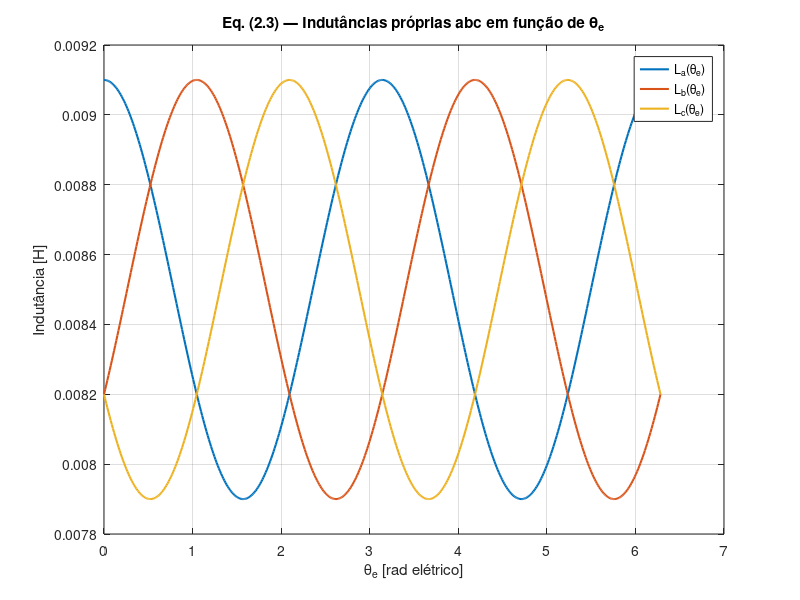
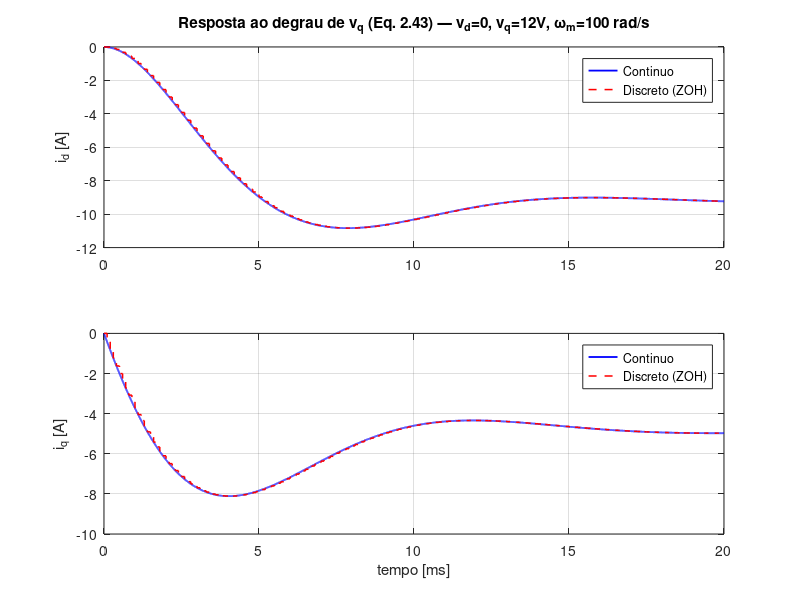

The MATLAB script that drew these images, in order:
%% ========================================================================
%  MODELO DINÂMICO DO PMSM — Implementação do Capítulo 2
%  Referência: GABBI, Thieli Smidt. "Controle por Modos Deslizantes e
%  Observador de Distúrbios Aplicados ao Motor Síncrono de Ímãs
%  Permanentes". Dissertação de Mestrado, PPGEE/UFSM, Santa Maria, 2015.
%
%  Sequência do script = sequência do capítulo:
%    1) Modelo em coordenadas abc          (Eq. 2.1 – 2.8,  p.44-45)
%    2) Transformada de Clarke (αβ)        (Eq. 2.9 – 2.19, p.46-48)
%    3) Transformada de Park (dq)          (Eq. 2.20 – 2.35, p.49-50)
%    4) Equação mecânica / conjugado       (Eq. 2.36 – 2.42, p.51-52)
%    5) Modelo de corrente para controle   (Eq. 2.43, p.52) -> Espaço de
%       Estados contínuo A(wm), B, Ed
%    6) Discretização (ZOH exato x Euler)
%    7) Validação em malha aberta
% =========================================================================
clear; clc; close all;

%%  
%  0) PARÂMETROS DO MOTOR
%  ATENÇÃO: valores ABAIXO SÃO ILUSTRATIVOS (ordem de grandeza típica
%  de um PMSM de pequeno/médio porte). SUBSTITUA pelos parâmetros reais
%  identificados/de datasheet do teu motor antes de usar os resultados
%  numéricos em qualquer análise da dissertação.
%  
Rs      = 2.875;     % [Ohm]   Resistência estatórica de fase           (Eq. 2.1)
Ls      = 8.5e-3;    % [H]     Indutância própria média (componente Ls) (Eq. 2.3)
Lm      = 0.6e-3;    % [H]     Componente de saliência (Lm=0 -> polos não salientes)
phi_srm = 0.175;     % [Wb]    Fluxo concatenado máximo dos ímãs        (Eq. 2.4)
Np      = 4;         % [-]     Número de pares de polos                 (Eq. 2.39)
Jm      = 0.8e-3;    % [kg.m^2] Momento de inércia do rotor              (Eq. 2.42)
Bv      = 1.0e-4;    % [N.m.s]  Coeficiente de atrito viscoso            (Eq. 2.42)

% Indutâncias síncronas dq a partir de Ls, Lm  (Eq. 2.30)
Ld = 1.5*(Ls - Lm);
Lq = 1.5*(Ls + Lm);
fprintf('Ld = %.6f H | Lq = %.6f H  (Ld=Lq => máquina de polos não salientes se Lm=0)\n', Ld, Lq);

%%  
%  1) MODELO EM COORDENADAS abc  (Eq. 2.1 - 2.8)
%  
% Matriz de resistências (Eq. 2.8)
Rabc = Rs*eye(3);

% Indutâncias próprias e mútuas em função do ângulo elétrico theta_e
% (Eq. 2.3). Ls/Lm entram como definidos acima; a defasagem de 2*pi/3
% entre fases segue a convenção clássica de Krause/Wasynczuk/Sudhoff
% (2002), citada no texto para máquinas de polos salientes.
%   -> Confira o sinal/defasagem exata contra a Eq. (2.3), p.46 do PDF,
%      caso o teu motor use uma convenção de eixo d diferente.
La_fun  = @(te) Ls + Lm*cos(2*te);
Lb_fun  = @(te) Ls + Lm*cos(2*te - 2*pi/3);
Lc_fun  = @(te) Ls + Lm*cos(2*te + 2*pi/3);
Mab_fun = @(te) -0.5*Ls - Lm*cos(2*te - 2*pi/3);
Mbc_fun = @(te) -0.5*Ls - Lm*cos(2*te);
Mac_fun = @(te) -0.5*Ls - Lm*cos(2*te + 2*pi/3);

Labc_fun = @(te) [La_fun(te)   Mab_fun(te)  Mac_fun(te);
                  Mab_fun(te)  Lb_fun(te)   Mbc_fun(te);
                  Mac_fun(te)  Mbc_fun(te)  Lc_fun(te)];

% Fluxo concatenado do rotor nas fases abc (Eq. 2.4)
phi_rabc_fun = @(te) phi_srm*[cos(te); cos(te - 2*pi/3); cos(te + 2*pi/3)];

% --- Demonstração: as indutâncias abc variam com a posição do rotor ---
% (este é o motivo estrutural, discutido na Seção 2.2.1, para migrar
%  do referencial abc para o referencial síncrono dq)
theta_vec = linspace(0, 2*pi, 500);
La_v = arrayfun(La_fun, theta_vec);
Lb_v = arrayfun(Lb_fun, theta_vec);
Lc_v = arrayfun(Lc_fun, theta_vec);

figure('Name','Indutancias abc (tempo-variantes)');
plot(theta_vec, La_v, 'LineWidth', 1.5); hold on;
plot(theta_vec, Lb_v, 'LineWidth', 1.5);
plot(theta_vec, Lc_v, 'LineWidth', 1.5); grid on;
xlabel('\theta_e [rad elétrico]'); ylabel('Indutância [H]');
legend('L_a(\theta_e)','L_b(\theta_e)','L_c(\theta_e)');
title('Eq. (2.3) — Indutâncias próprias abc em função de \theta_e');

%%  
%  2) TRANSFORMADA DE CLARKE (coordenadas estacionárias alpha-beta)
%     Eq. 2.9, 2.11, 2.15, 2.16, 2.18
%  
% Matriz de Clarke (Eq. 2.9) — inclui a linha de sequência zero, que é
% descartada a seguir pois o sistema é considerado equilibrado a 3 fios
% (Eq. 2.10: ia+ib+ic=0 => i0=0)
Kab = (2/3)*[1        -1/2         -1/2;
             0         sqrt(3)/2   -sqrt(3)/2;
             1/2       1/2          1/2];

% Indutância no referencial alpha-beta (Eq. 2.15) — ainda depende de
% theta_e para máquina de polos salientes (Lm ~= 0)
Lab_fun = @(te) 1.5*[Ls - Lm*cos(2*te), -Lm*sin(2*te);
                     -Lm*sin(2*te),      Ls + Lm*cos(2*te)];

% Fluxo do rotor em alpha-beta (Eq. 2.16) e f.e.m. induzida (Eq. 2.18)
phi_rab_fun = @(te) phi_srm*[cos(te); sin(te)];
e_ab_fun    = @(te, we) phi_srm*we*[-sin(te); cos(te)];

%%  
%  3) TRANSFORMADA DE PARK (coordenadas síncronas dq)
%     Eq. 2.20, 2.21, 2.28, 2.30
%  
Kdq_fun = @(te) [cos(te)  sin(te);
                 -sin(te) cos(te)];

% --- Demonstração: Ldq é CONSTANTE, independente de theta_e ---
% (este é o "ganho pedagógico" da transformada de Park: elimina a
%  dependência temporal das indutâncias, Seção 2.2.4)
fprintf('\nVerificação numérica de que Ldq = Kdq * Lab * Kdq^{-1} é constante:\n');
for te_test = [0, pi/6, pi/3, pi/2, 1.7]
    Kdq_t = Kdq_fun(te_test);
    Ldq_t = Kdq_t * Lab_fun(te_test) * Kdq_t';   % Kdq é ortogonal: Kdq^-1 = Kdq'
    fprintf('  theta_e = %5.2f rad -> Ldq = [%.6f %.6f; %.6f %.6f]\n', ...
        te_test, Ldq_t(1,1), Ldq_t(1,2), Ldq_t(2,1), Ldq_t(2,2));
end
fprintf('  (Ld, Lq calculados diretamente pela Eq. 2.30: Ld=%.6f, Lq=%.6f)\n', Ld, Lq);

% Matrizes auxiliares do modelo de tensão dq (Eq. 2.27 - 2.29)
J   = [0 -1; 1  0];
Ldq = diag([Ld, Lq]);
Rdq = Rs*eye(2);

%%  
%  4) EQUAÇÃO MECÂNICA E CONJUGADO ELETROMAGNÉTICO (Eq. 2.36 - 2.42)
%  
% Conjugado eletromagnético geral (polos salientes), Eq. 2.40:
Te_fun = @(id, iq) Np*((Ld - Lq)*id + phi_srm)*iq;
% Caso de polos não salientes (Ld = Lq), Eq. 2.41 -> relação linear com iq:
Te_naosaliente_fun = @(iq) Np*phi_srm*iq;

% Equação mecânica de movimento (Eq. 2.42):  Jm*dwm/dt = Te - Tc - Bv*wm
% (subsistema mecânico — mais lento que a dinâmica elétrica; entra no
%  modelo de corrente como parâmetro/perturbação, ver Seção "Formulação
%  de Controle" no texto de acompanhamento)

%%  
%  5) MODELO DE CORRENTE dq PARA CONTROLE — ESPAÇO DE ESTADOS CONTÍNUO
%     Eq. 2.43 (equivalente a 2.35 com we = Np*wm substituído)
%
%     Estado:   x = [id; iq]
%     Entrada:  u = [vd; vq]              (variável manipulada)
%     Parâmetro/perturbação: wm (velocidade mecânica, medida)
%
%     dx/dt = A(wm)*x + B*u + Ed*wm
%  
A_fun = @(wm) [ -Rs/Ld,            Np*wm*Lq/Ld;
                -Np*wm*Ld/Lq,      -Rs/Lq       ];

B  = [1/Ld,  0;
      0,     1/Lq];              % não depende de wm

Ed = [0;
      -Np*phi_srm/Lq];           % acoplamento da f.c.e.m. (termo de perturbação aditiva)

C = eye(2);        % saída = estados medidos diretamente (id, iq)
D = zeros(2,3);     % [vd vq wm] -> nenhuma transmissão direta

%%  
%  6) LINEARIZAÇÃO EM UM PONTO DE OPERAÇÃO E DISCRETIZAÇÃO
%  
wm0 = 100;          % [rad/s] ponto de operação nominal p/ congelar A(wm)
                     % (ajuste para a velocidade de interesse do teu ensaio)
Ts  = 100e-6;        % [s] período de amostragem (ex.: 10 kHz - ajuste ao
                     % período real do teu laço de corrente na FPGA)

A0 = A_fun(wm0);
Bu = [B, Ed];        % entrada aumentada: colunas [vd, vq, wm]

sys_c = ss(A0, Bu, C, D, ...
    'StateName', {'id','iq'}, ...
    'InputName', {'vd','vq','wm'}, ...
    'OutputName', {'id','iq'});

% --- Discretização EXATA (Zero-Order Hold) ---
sys_d_zoh = c2d(sys_c, Ts, 'zoh');
Ad_zoh = sys_d_zoh.A;
Bd_zoh = sys_d_zoh.B;

% --- Discretização por EULER (aproximação de 1a ordem) ---
% Ad = I + Ts*A ; Bd = Ts*B   (forma comumente usada em implementação
% embarcada por simplicidade computacional em FPGA/DSP)
Ad_euler = eye(2) + Ts*A0;
Bd_euler = Ts*Bu;

fprintf('\n--- Comparação de discretização (Ts = %.1f us, wm0 = %d rad/s) ---\n', Ts*1e6, wm0);
disp('Ad (ZOH exato):');   disp(Ad_zoh);
disp('Ad (Euler):');       disp(Ad_euler);
disp('Autovalores continuo (polos de A0):'); disp(eig(A0));
disp('Autovalores discreto ZOH:');           disp(eig(Ad_zoh));
disp('Autovalores discreto Euler:');         disp(eig(Ad_euler));


%  7) VALIDAÇÃO EM MALHA ABERTA — resposta ao degrau de vq
%  
t_final = 0.02;
t_c = 0:1e-6:t_final;                 % base de tempo fina p/ modelo contínuo
u_c = [zeros(1,length(t_c));          % vd = 0
       12*ones(1,length(t_c));        % vq = degrau de 12 V
       wm0*ones(1,length(t_c))];      % wm constante (congelado no ponto de operação)

y_c = lsim(sys_c, u_c', t_c);

N = floor(t_final/Ts);
t_d = (0:N-1)*Ts;
x_d = zeros(2, N);
u_d = [0; 12; wm0];
for k = 1:N-1
    x_d(:,k+1) = Ad_zoh*x_d(:,k) + Bd_zoh*u_d;
end

figure('Name','Validacao malha aberta - degrau em vq');
subplot(2,1,1);
plot(t_c*1e3, y_c(:,1), 'b-', 'LineWidth', 1.3); hold on;
stairs(t_d*1e3, x_d(1,:), 'r--', 'LineWidth', 1.1); grid on;
ylabel('i_d [A]'); legend('Continuo','Discreto (ZOH)');
title('Resposta ao degrau de v_q (Eq. 2.43) — v_d=0, v_q=12V, \omega_m=100 rad/s');

subplot(2,1,2);
plot(t_c*1e3, y_c(:,2), 'b-', 'LineWidth', 1.3); hold on;
stairs(t_d*1e3, x_d(2,:), 'r--', 'LineWidth', 1.1); grid on;
xlabel('tempo [ms]'); ylabel('i_q [A]'); legend('Continuo','Discreto (ZOH)');

fprintf('\nScript concluido. Substitua os parametros da Secao 0 pelos valores reais do motor.\n');
